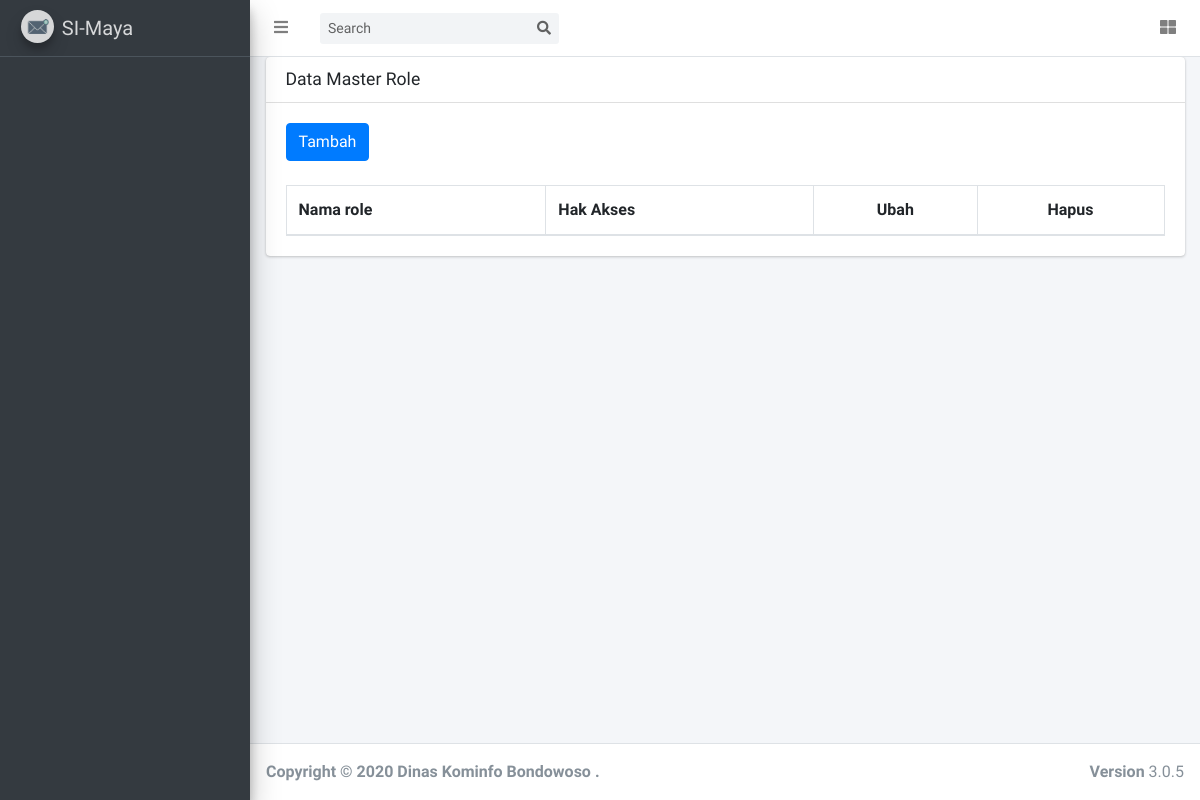
Page /index.php/role on the earlier database version.
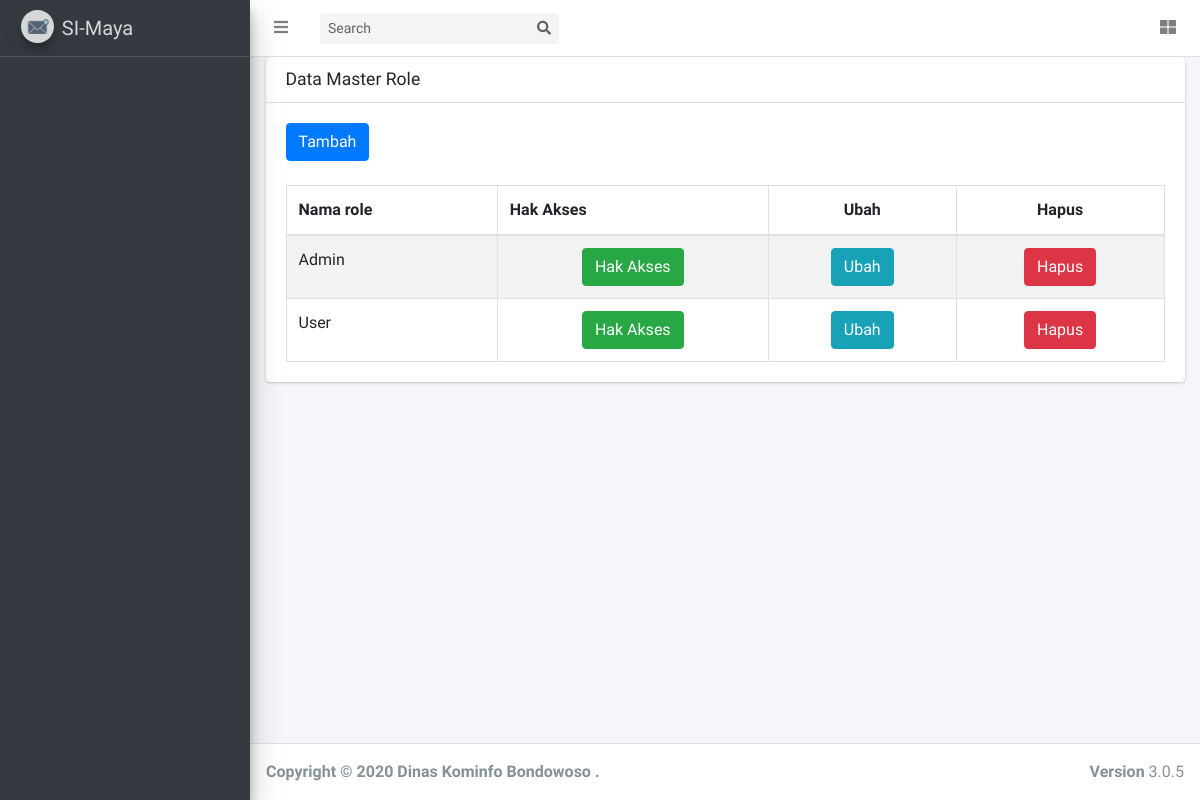
Same page on the later database version.
### tables this page shows
CREATE TABLE `tbl_role` (
  `id_role` int(11) NOT NULL,
  `id_dinas` int(11) NOT NULL,
  `nama_role` varchar(50) NOT NULL
);

### application/controllers/Role.php (called while the page is built, shortened)
<?php
class Role extends CI_Controller {
	function __construct(){
        $this->load->model('main');
        $this->load->library('session');
        $this->load->helper('main_helper');
    }
	public function index()
	{
		$id_role 					= $this->session->userdata('id_role');
		$data['menu'] 				= $this->main->get_menu_selected($id_role);
		$data['role']           	= $this->main->get_data_where('tbl_role','id_role != 1');
		$this->load->view('role',$data);
	}
}

### index.php (called while the page is built, shortened)
<?php
require_once BASEPATH.'core/CodeIgniter.php';

### application/models/main.php (called while the page is built, shortened)
<?php
class main extends CI_MODEL{
    function get_data_where($table,$where){
        $query = $this->db->get_where($table,$where);
        return $query->result();
    }
    function get_menu_selected($role_id){
        $this->db->select('*')
        ->from('tbl_user_access')
        ->join('tbl_sub_menu','tbl_user_access.id_sub_menu = tbl_sub_menu.id_sub_menu')
        ->join('tbl_menu','tbl_menu.id_menu = tbl_sub_menu.id_menu')
        ->where('tbl_user_access.id_role =',$role_id )
        ->group_by('tbl_menu.id_menu');
        $query = $this->db->get();
        return $query->result();
    }
}
?>

### application/views/role.php (the view, shortened to what this page needs)
<!DOCTYPE html>
<html lang="en">
<head>
</head>
<body class="hold-transition sidebar-mini layout-fixed layout-navbar-fixed layout-footer-fixed">
<div class="wrapper">
  <div class="content-wrapper">
    <section class="content">
      <div class="container-fluid">
        <div class="card">
          <div class="card-header">
            <h3 class="card-title">Data Master Role</h3>
          </div>
          <div class="card-body">
            <table id="example1" class="table table-bordered table-striped">
              <button type="button" class="btn btn-primary" onclick="window.location.href='<?= site_url();?>/role/add_data';">Tambah</button>
              <br>
                <br>
              <thead>
              <tr>
                <th>Nama role</th>
                <th>Hak Akses</th>
                <th style="text-align:center;">Ubah</th>
                <th style="text-align:center;">Hapus</th>
              </tr>
              </thead>
              <tbody>
                <?php foreach($role as $row_role){?>
                    <tr>
                        <td><?= $row_role->nama_role;?></td>
                        <td style="text-align:center;"><a style="color:white;" type="button" href="<?= site_url('role/role_access/').$row_role->id_role ;?>" class="btn btn-success" > Hak Akses</a</td>
                        <td style="text-align:center;"><a style="color:white;" type="button" href="<?= site_url('role/edit_data/').$row_role->id_role ;?>" class="btn btn-info" > Ubah</a</td>
                        <td style="text-align:center;"><button type="button" class="btn btn-danger" data-toggle="modal" data-target="#delete<?= $row_role->id_role?>"> Hapus</button</td>
                    </tr>
                <?php } ?>
              </tbody>
            </table>
          </div>
      </div>
    </section>
    </div>
</body>
</html>

Differences in the rows shown:
added tbl_role: nama_role "Admin"
added tbl_role: nama_role "User"
